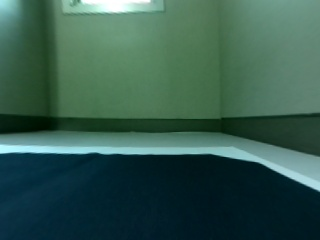
#> input picture 1218084836.jpg, 320 x 240 px
$ python -i image_process.py   (imports and definitions only)
#> lines starting #> are read from the running program, lines starting #| are printed output that depends on the picture; after the words box and inside, x2 and y2 are one past the last pixel; in counts of white or black regions, pixels touching at a corner belong together
#> further down, picture is the input picture: shape (240, 320, 3); mean B, G, R 77.9, 89.7, 53.1
import cv2
import numpy as np
import matplotlib.pyplot as plt
import time
import os
import glob

# [32 lines left out: functions select_white, show_BGR, make_black, show_BGR2, make_black2, not called in this run]

def select_color(image, lower, upper):
    image_HSV = cv2.cvtColor(image, cv2.COLOR_BGR2HSV)
    return cv2.inRange(image_HSV, lower, upper)

def edge_detection(image, thres=(100,200), blur=True):
#> called with thres = (100, 200), blur = True
    if len(image.shape) > 2:
        image = cv2.cvtColor(image, cv2.COLOR_BGR2GRAY)
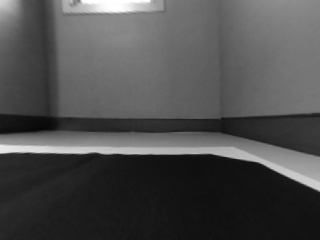
#> image: shape (240, 320); min 8, max 255, mean 77.4
    if blur:
        image = cv2.GaussianBlur(image, (5,5),0)
    return cv2.Canny(image, thres[0], thres[1])
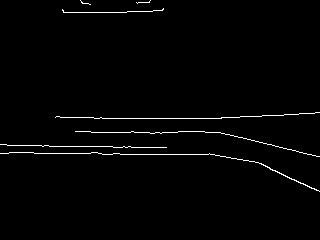
#> returned value: shape (240, 320); 1.5% white in thin lines or dots, all inside (x1, y1, x2, y2) = (0, 0, 320, 192)

# [42 lines left out: functions hough_transform, region_of_interest, main, not called in this run]

# [2 lines not run here, left out]


>>> import cv2
>>> picture = cv2.imread('1218084836.jpg')
>>> result = edge_detection(picture)

$ run again, on 1125193134.jpg
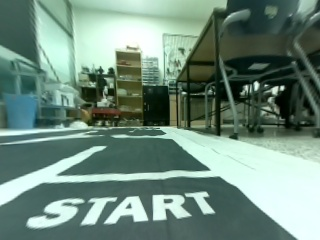
#> input picture 1125193134.jpg, 320 x 240 px
#> picture is the input picture: shape (240, 320, 3); mean B, G, R 125.4, 139, 111.4
#> in edge_detection, `image = cv2.GaussianBlur(image, (5,5),0)`:
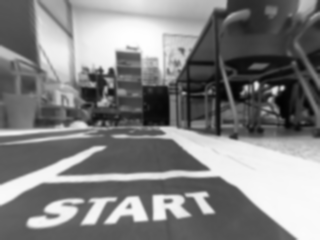
#> image: shape (240, 320); min 2, max 254, mean 129.2
#> in edge_detection, `return cv2.Canny(image, thres[0], thres[1])`:
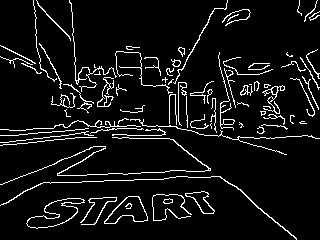
#> returned value: shape (240, 320); 7.3% white in thin lines or dots

$ run again, on 1125193215.jpg
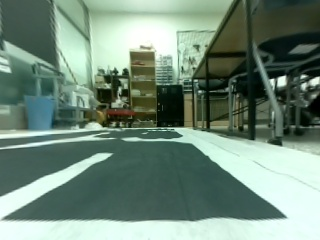
#> input picture 1125193215.jpg, 320 x 240 px
#> picture is the input picture: shape (240, 320, 3); mean B, G, R 122.3, 137.7, 113.5
#> in edge_detection, `image = cv2.GaussianBlur(image, (5,5),0)`:
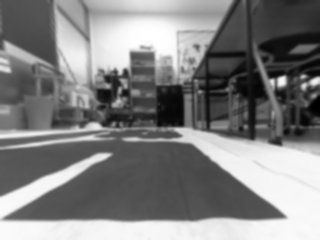
#> image: shape (240, 320); min 0, max 255, mean 128.7
#> in edge_detection, `return cv2.Canny(image, thres[0], thres[1])`:
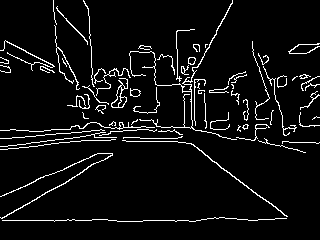
#> returned value: shape (240, 320); 5.9% white in thin lines or dots

$ run again, on 1125193218.jpg
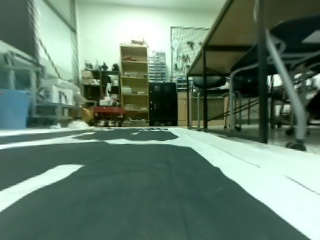
#> input picture 1125193218.jpg, 320 x 240 px
#> picture is the input picture: shape (240, 320, 3); mean B, G, R 108.9, 126, 101.2
#> in edge_detection, `image = cv2.GaussianBlur(image, (5,5),0)`:
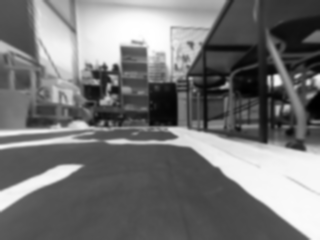
#> image: shape (240, 320); min 0, max 255, mean 116.7
#> in edge_detection, `return cv2.Canny(image, thres[0], thres[1])`:
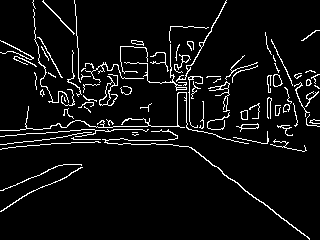
#> returned value: shape (240, 320); 6.1% white in thin lines or dots
